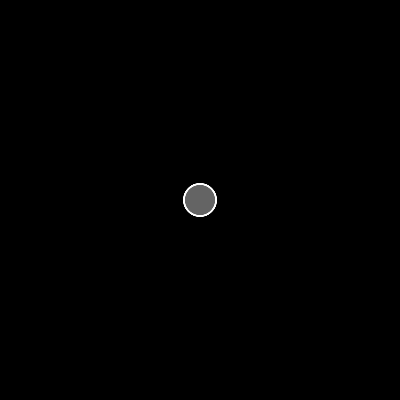
Frame 1 (no input)
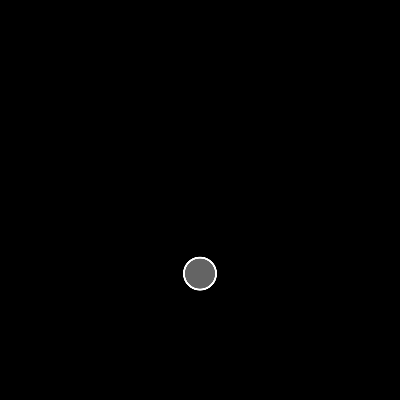
Frame 60 (no input)
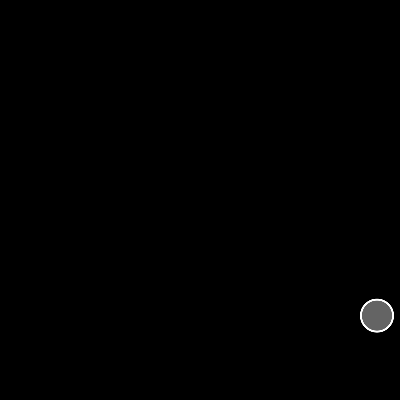
Frame 120 (the mouse pressed at the canvas centre since frame 60)

The p5.js sketch that drew these frames (run headless with seeded random() and noise() and a simulated clock; from frame 60 on, the mouse is pressed at the canvas centre):

// p5.js sketch
// ── sketch.js
let mover;

function setup() {
  pixelDensity(4);
  createCanvas((t = 400), t);

  mover = new Mover(200, 200);
}

function draw() {
  background(0);
  if (mouseIsPressed) {
    let wind = createVector(0.1, 0);
    mover.applyForce(wind);
  }
    let gravity = createVector(0, .2);
    mover.applyForce(gravity);

  mover.show();
  mover.edges();
  mover.update();
}

// ── mover.js
class Mover {
  constructor(x, y) {
    this.pos = createVector(x, y);
    this.vel = createVector(0, 0);
    this.acc = createVector(0, 0);
    this.r = 16;
  }

  applyForce(force) {
    //~ For simplification purposes, we assume that all objects have the mass of 1.
    this.acc.add(force);
  }

  edges() {
    if (this.pos.y >= height - this.r) {
      this.pos.y = height - this.r;
      this.vel.y *= -1;
    }
    if (this.pos.x >= width - this.r) {
      this.pos.x = width - this.r;
      this.vel.x *= -1;
    } else if (this.pos.x <= this.r) {
      this.pos.x = this.r;
      this.vel.x *= -1;
    }
  }

  update() {
    this.vel.add(this.acc);
    this.pos.add(this.vel);
    this.acc.set(0, 0);
  }

  show() {
    stroke(255);
    strokeWeight(2);
    fill(255, 100);
    ellipse(this.pos.x, this.pos.y, this.r * 2);
  }
}
